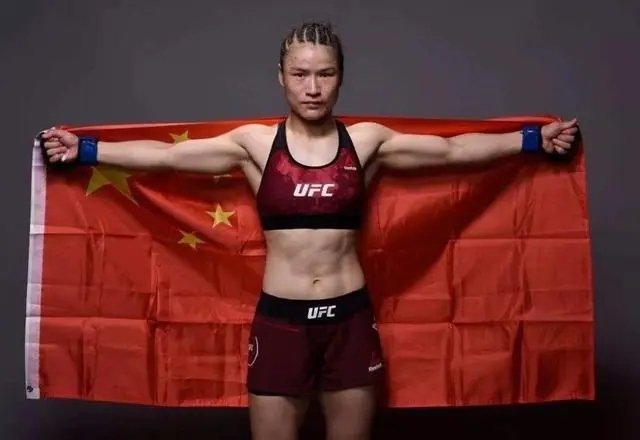
#> input picture 5.jpeg, 640 x 440 px
$ python test.py
#> lines starting #> are read from the running program, lines starting #| are printed output that depends on the picture; after the words box and inside, x2 and y2 are one past the last pixel; in counts of white or black regions, pixels touching at a corner belong together
import sys
import numpy as np
import cv2

img = cv2.imread("./5.jpeg")
#> img is the input picture: shape (440, 640, 3); mean B, G, R 46, 47.2, 97.6
hsv_img = cv2.cvtColor(img, cv2.COLOR_BGR2HSV)
#> hsv_img: shape (440, 640, 3); mean H, S, V 75.3, 134.5, 98.2
lower_hsv_1 = np.array([0, 30, 30])  # 颜色范围低阈值
upper_hsv_1 = np.array([40, 255, 255])  # 颜色范围高阈值
lower_hsv_2 = np.array([140, 30, 30])  # 颜色范围低阈值
upper_hsv_2 = np.array([180, 255, 255])  # 颜色范围高阈值
    #cv2.inRange函数设阈值，去除背景部分第一个参数：hsv指的是原图第二个参数：lower_red指的是图像中低于这个lower_red的值，图像值变为0第三个参数：upper_red指的是图像中高于这个upper_red的值，图像值变为0,而在lower_red～upper_red之间的值变成255
mask1 = cv2.inRange(hsv_img, lower_hsv_1, upper_hsv_1)
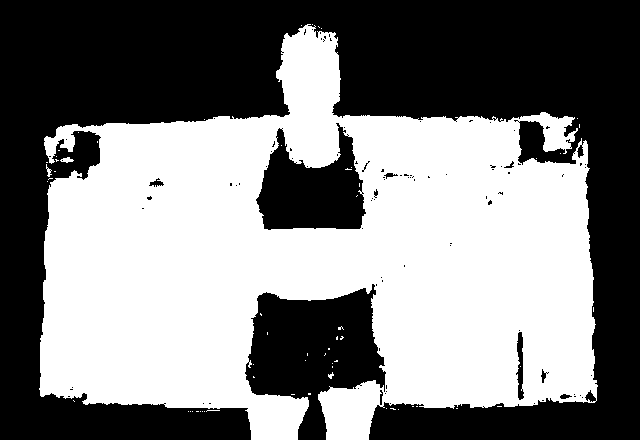
#> mask1: shape (440, 640); 50% white; 61 white regions (57 under 20 px), largest, box (x1, y1, x2, y2) and area: (39, 24, 598, 440) 140520, (60, 157, 74, 163) 49, (46, 164, 52, 177) 33, (328, 372, 334, 379) 22
mask2 = cv2.inRange(hsv_img, lower_hsv_2, upper_hsv_2)
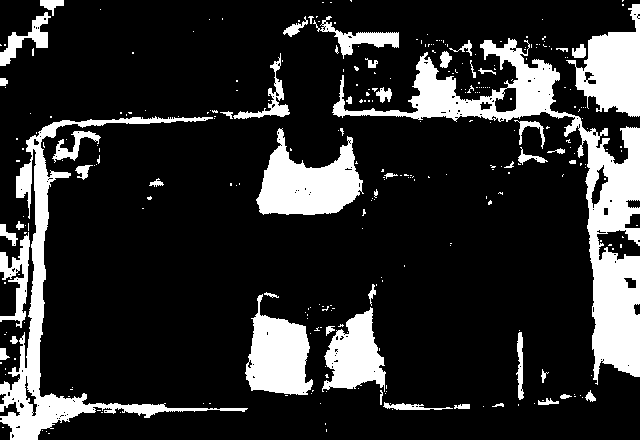
#> mask2: shape (440, 640); 18% white; 303 white regions (253 under 20 px), largest, box (x1, y1, x2, y2) and area: (332, 38, 640, 385) 16471, (0, 116, 248, 440) 8718, (256, 128, 364, 215) 5292
cv2.imshow("mask1", mask1)
cv2.imshow("mask2", mask2)
#
mask = mask1 + mask2
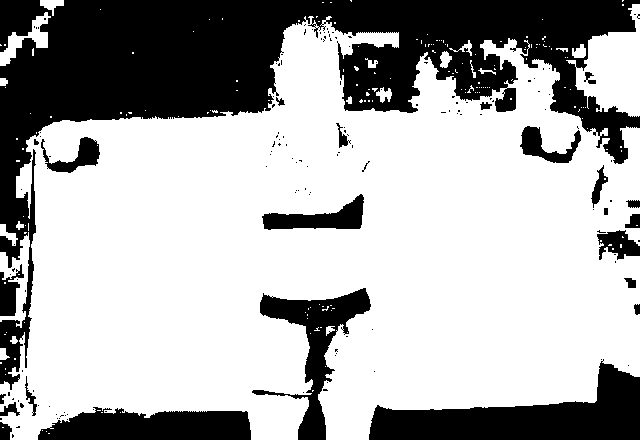
#> mask: shape (440, 640); 68% white; 151 black regions (127 under 20 px), largest, box (x1, y1, x2, y2) and area: (0, 0, 640, 390) 62180, (369, 359, 640, 440) 10481, (38, 407, 251, 440) 5482
#滤波
mask_all = cv2.blur(mask, (3, 3))
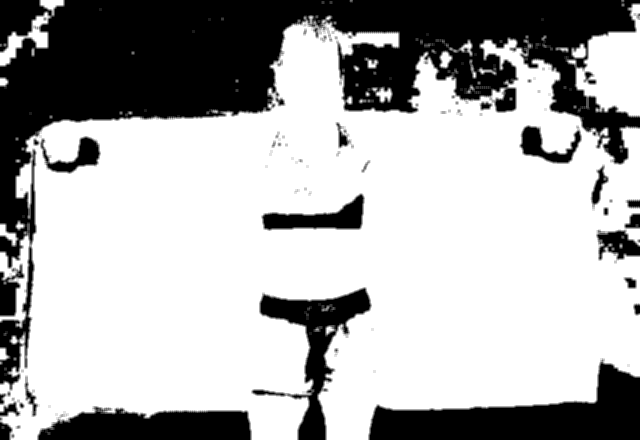
#> mask_all: shape (440, 640); min 0, max 255, mean 173.4
cv2.imshow("mask_all", mask_all)
mask_all = mask_all[80:280, 150:330]
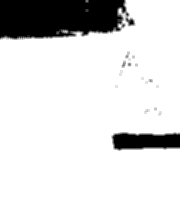
#> mask_all: shape (200, 180); min 0, max 255, mean 217.1
cv2.imshow("mask", mask_all)
# [4 lines of commented-out code are left out]
cv2.waitKey()
cv2.destroyAllWindows()

$ run again, with 2.jpeg copied over 5.jpeg
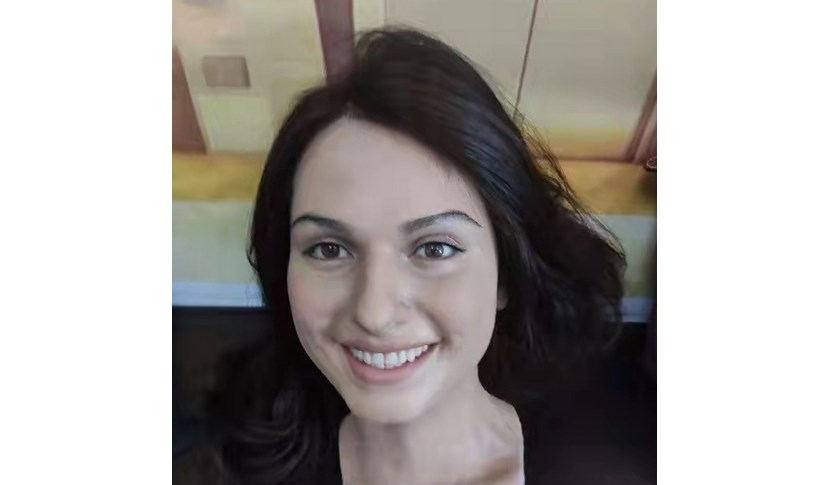
#> input picture 2.jpeg, 830 x 485 px
#> img is the input picture: shape (485, 830, 3); mean B, G, R 158.1, 161.5, 165.6
#> hsv_img: shape (485, 830, 3); mean H, S, V 41.1, 27.8, 166.6
#> `mask1 = cv2.inRange(hsv_img, lower_hsv_1, upper_hsv_1)`:
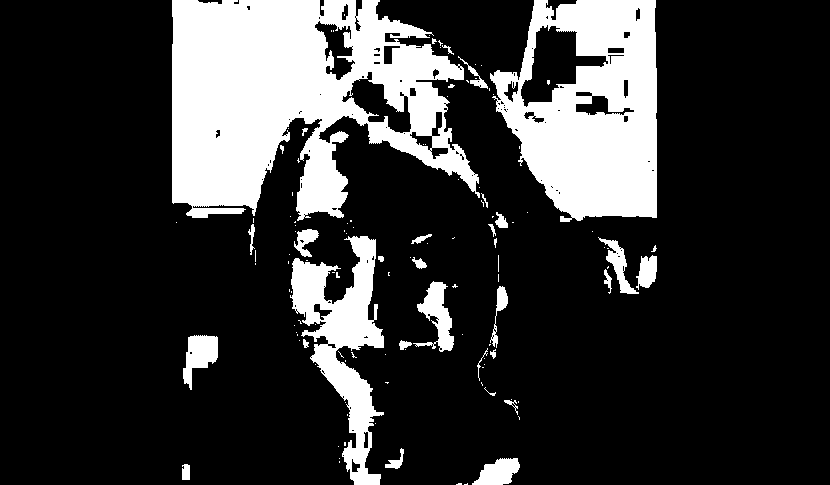
#> mask1: shape (485, 830); 20.7% white; 122 white regions (91 under 20 px), largest, box (x1, y1, x2, y2) and area: (172, 0, 480, 221) 42509, (490, 0, 657, 222) 24552, (290, 236, 384, 485) 9252
#> mask2: shape (485, 830); 2.9% white; 170 white regions (124 under 20 px), largest, box (x1, y1, x2, y2) and area: (540, 445, 655, 485) 2576, (338, 342, 442, 390) 1563, (318, 21, 355, 80) 1048
#> mask: shape (485, 830); 23.6% white; 136 white regions (104 under 20 px), largest, box (x1, y1, x2, y2) and area: (172, 0, 511, 237) 46209, (490, 0, 657, 255) 25478, (287, 236, 454, 485) 13445
#> `mask_all = mask_all[80:280, 150:330]`:
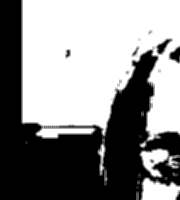
#> mask_all: shape (200, 180); min 0, max 255, mean 138

$ run again, with 4.jpeg copied over 5.jpeg
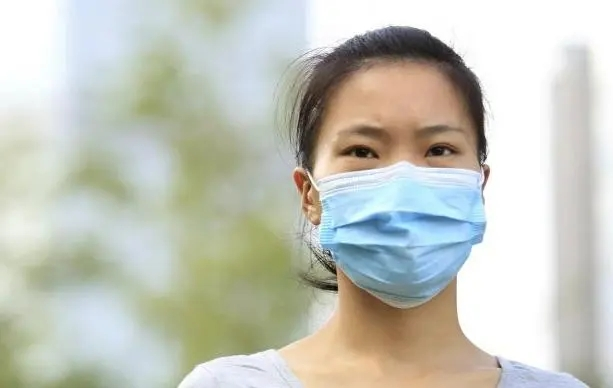
#> input picture 4.jpeg, 613 x 388 px
#> img is the input picture: shape (388, 613, 3); mean B, G, R 187.6, 198.2, 195.9
#> hsv_img: shape (388, 613, 3); mean H, S, V 47.7, 36.2, 206
#> `mask1 = cv2.inRange(hsv_img, lower_hsv_1, upper_hsv_1)`:
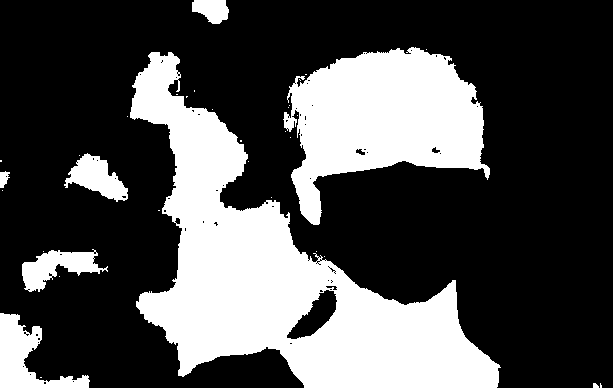
#> mask1: shape (388, 613); 30.8% white; 34 white regions (26 under 20 px), largest, box (x1, y1, x2, y2) and area: (130, 52, 501, 388) 45268, (283, 47, 490, 225) 21010, (0, 313, 90, 388) 2794
#> mask2: shape (388, 613); 0.14% white in thin lines or dots, all inside (x1, y1, x2, y2) = (302, 46, 499, 364)
#> mask: shape (388, 613); 30.9% white; 38 white regions (30 under 20 px), largest, box (x1, y1, x2, y2) and area: (130, 52, 501, 388) 45270, (283, 46, 490, 225) 21346, (0, 313, 90, 388) 2794
#> `mask_all = mask_all[80:280, 150:330]`:
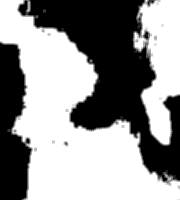
#> mask_all: shape (200, 180); min 0, max 255, mean 146

$ run again, with 3.jpg copied over 5.jpeg
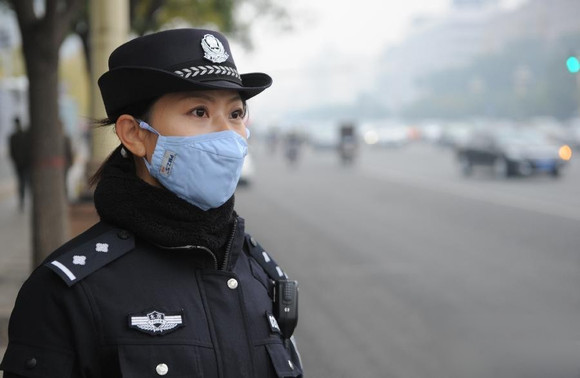
#> input picture 3.jpg, 580 x 378 px
#> img is the input picture: shape (378, 580, 3); mean B, G, R 126.8, 125, 123.6
#> hsv_img: shape (378, 580, 3); mean H, S, V 76.1, 23.8, 130.4
#> `mask1 = cv2.inRange(hsv_img, lower_hsv_1, upper_hsv_1)`:
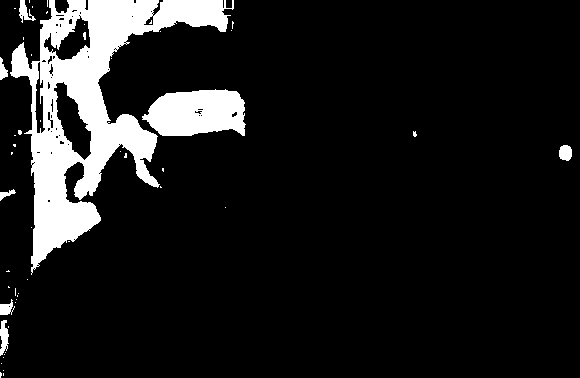
#> mask1: shape (378, 580); 11% white; 51 white regions (42 under 20 px), largest, box (x1, y1, x2, y2) and area: (10, 0, 234, 275) 19305, (142, 89, 246, 136) 3821, (0, 320, 9, 356) 211
#> mask2: shape (378, 580); 0.06% white in thin lines or dots, all inside (x1, y1, x2, y2) = (32, 48, 413, 336)
#> mask: shape (378, 580); 11.1% white; 51 white regions (42 under 20 px), largest, box (x1, y1, x2, y2) and area: (10, 0, 248, 275) 23244, (0, 320, 9, 356) 211, (559, 145, 572, 161) 172
#> `mask_all = mask_all[80:280, 150:330]`:
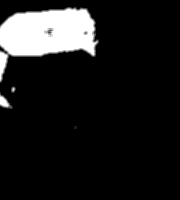
#> mask_all: shape (200, 180); min 0, max 255, mean 28.7
